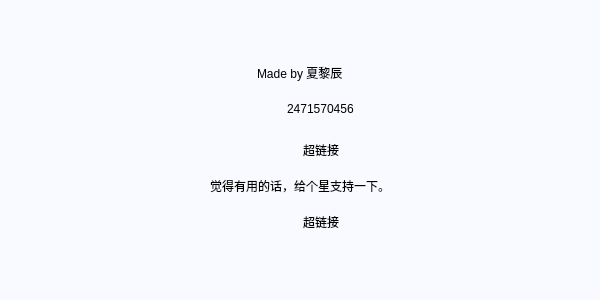
<?xml version="1.0" encoding="UTF-8"?>
<ui version="4.0">
 <class>About</class>
 <widget class="QWidget" name="About">
  <property name="geometry">
   <rect>
    <x>0</x>
    <y>0</y>
    <width>600</width>
    <height>300</height>
   </rect>
  </property>
  <property name="minimumSize">
   <size>
    <width>600</width>
    <height>300</height>
   </size>
  </property>
  <property name="maximumSize">
   <size>
    <width>600</width>
    <height>300</height>
   </size>
  </property>
  <property name="windowTitle">
   <string>Form</string>
  </property>
  <property name="styleSheet">
   <string notr="true">QWidget {
	background-color: #f9faff;
	color: black;
	font-family: 微软雅黑;
} </string>
  </property>
  <layout class="QVBoxLayout" name="verticalLayout">
   <item>
    <spacer name="verticalSpacer_4">
     <property name="orientation">
      <enum>Qt::Vertical</enum>
     </property>
     <property name="sizeHint" stdset="0">
      <size>
       <width>20</width>
       <height>27</height>
      </size>
     </property>
    </spacer>
   </item>
   <item>
    <layout class="QHBoxLayout" name="horizontalLayout_3">
     <item>
      <spacer name="horizontalSpacer_7">
       <property name="orientation">
        <enum>Qt::Horizontal</enum>
       </property>
       <property name="sizeHint" stdset="0">
        <size>
         <width>40</width>
         <height>20</height>
        </size>
       </property>
      </spacer>
     </item>
     <item>
      <widget class="QLabel" name="label">
       <property name="text">
        <string>Made by 夏黎辰</string>
       </property>
      </widget>
     </item>
     <item>
      <spacer name="horizontalSpacer_8">
       <property name="orientation">
        <enum>Qt::Horizontal</enum>
       </property>
       <property name="sizeHint" stdset="0">
        <size>
         <width>40</width>
         <height>20</height>
        </size>
       </property>
      </spacer>
     </item>
    </layout>
   </item>
   <item>
    <spacer name="verticalSpacer">
     <property name="orientation">
      <enum>Qt::Vertical</enum>
     </property>
     <property name="sizeType">
      <enum>QSizePolicy::Fixed</enum>
     </property>
     <property name="sizeHint" stdset="0">
      <size>
       <width>20</width>
       <height>5</height>
      </size>
     </property>
    </spacer>
   </item>
   <item>
    <layout class="QHBoxLayout" name="horizontalLayout">
     <item>
      <spacer name="horizontalSpacer">
       <property name="orientation">
        <enum>Qt::Horizontal</enum>
       </property>
       <property name="sizeHint" stdset="0">
        <size>
         <width>40</width>
         <height>20</height>
        </size>
       </property>
      </spacer>
     </item>
     <item>
      <widget class="QLabel" name="label_4">
       <property name="minimumSize">
        <size>
         <width>30</width>
         <height>30</height>
        </size>
       </property>
       <property name="maximumSize">
        <size>
         <width>30</width>
         <height>30</height>
        </size>
       </property>
       <property name="styleSheet">
        <string notr="true">border-image: url(:/res/QQ.png);</string>
       </property>
       <property name="text">
        <string/>
       </property>
      </widget>
     </item>
     <item>
      <spacer name="horizontalSpacer_3">
       <property name="orientation">
        <enum>Qt::Horizontal</enum>
       </property>
       <property name="sizeType">
        <enum>QSizePolicy::Fixed</enum>
       </property>
       <property name="sizeHint" stdset="0">
        <size>
         <width>5</width>
         <height>20</height>
        </size>
       </property>
      </spacer>
     </item>
     <item>
      <widget class="QLabel" name="label_3">
       <property name="text">
        <string>2471570456</string>
       </property>
      </widget>
     </item>
     <item>
      <spacer name="horizontalSpacer_2">
       <property name="orientation">
        <enum>Qt::Horizontal</enum>
       </property>
       <property name="sizeHint" stdset="0">
        <size>
         <width>40</width>
         <height>20</height>
        </size>
       </property>
      </spacer>
     </item>
    </layout>
   </item>
   <item>
    <spacer name="verticalSpacer_2">
     <property name="orientation">
      <enum>Qt::Vertical</enum>
     </property>
     <property name="sizeType">
      <enum>QSizePolicy::Fixed</enum>
     </property>
     <property name="sizeHint" stdset="0">
      <size>
       <width>20</width>
       <height>5</height>
      </size>
     </property>
    </spacer>
   </item>
   <item>
    <layout class="QHBoxLayout" name="horizontalLayout_2">
     <item>
      <spacer name="horizontalSpacer_5">
       <property name="orientation">
        <enum>Qt::Horizontal</enum>
       </property>
       <property name="sizeHint" stdset="0">
        <size>
         <width>40</width>
         <height>20</height>
        </size>
       </property>
      </spacer>
     </item>
     <item>
      <widget class="QLabel" name="label_5">
       <property name="minimumSize">
        <size>
         <width>30</width>
         <height>30</height>
        </size>
       </property>
       <property name="maximumSize">
        <size>
         <width>30</width>
         <height>30</height>
        </size>
       </property>
       <property name="styleSheet">
        <string notr="true">border-image: url(:/res/github.png);</string>
       </property>
       <property name="text">
        <string/>
       </property>
      </widget>
     </item>
     <item>
      <spacer name="horizontalSpacer_4">
       <property name="orientation">
        <enum>Qt::Horizontal</enum>
       </property>
       <property name="sizeType">
        <enum>QSizePolicy::Fixed</enum>
       </property>
       <property name="sizeHint" stdset="0">
        <size>
         <width>5</width>
         <height>20</height>
        </size>
       </property>
      </spacer>
     </item>
     <item>
      <widget class="QLabel" name="label_6">
       <property name="text">
        <string>超链接</string>
       </property>
      </widget>
     </item>
     <item>
      <spacer name="horizontalSpacer_6">
       <property name="orientation">
        <enum>Qt::Horizontal</enum>
       </property>
       <property name="sizeHint" stdset="0">
        <size>
         <width>40</width>
         <height>20</height>
        </size>
       </property>
      </spacer>
     </item>
    </layout>
   </item>
   <item>
    <spacer name="verticalSpacer_5">
     <property name="orientation">
      <enum>Qt::Vertical</enum>
     </property>
     <property name="sizeType">
      <enum>QSizePolicy::Fixed</enum>
     </property>
     <property name="sizeHint" stdset="0">
      <size>
       <width>20</width>
       <height>5</height>
      </size>
     </property>
    </spacer>
   </item>
   <item>
    <layout class="QHBoxLayout" name="horizontalLayout_5">
     <item>
      <spacer name="horizontalSpacer_12">
       <property name="orientation">
        <enum>Qt::Horizontal</enum>
       </property>
       <property name="sizeHint" stdset="0">
        <size>
         <width>40</width>
         <height>20</height>
        </size>
       </property>
      </spacer>
     </item>
     <item>
      <widget class="QLabel" name="label_2">
       <property name="text">
        <string>觉得有用的话，给个星支持一下。</string>
       </property>
      </widget>
     </item>
     <item>
      <spacer name="horizontalSpacer_13">
       <property name="orientation">
        <enum>Qt::Horizontal</enum>
       </property>
       <property name="sizeHint" stdset="0">
        <size>
         <width>40</width>
         <height>20</height>
        </size>
       </property>
      </spacer>
     </item>
    </layout>
   </item>
   <item>
    <spacer name="verticalSpacer_6">
     <property name="orientation">
      <enum>Qt::Vertical</enum>
     </property>
     <property name="sizeType">
      <enum>QSizePolicy::Fixed</enum>
     </property>
     <property name="sizeHint" stdset="0">
      <size>
       <width>20</width>
       <height>5</height>
      </size>
     </property>
    </spacer>
   </item>
   <item>
    <layout class="QHBoxLayout" name="horizontalLayout_4">
     <item>
      <spacer name="horizontalSpacer_9">
       <property name="orientation">
        <enum>Qt::Horizontal</enum>
       </property>
       <property name="sizeHint" stdset="0">
        <size>
         <width>40</width>
         <height>20</height>
        </size>
       </property>
      </spacer>
     </item>
     <item>
      <widget class="QLabel" name="label_7">
       <property name="minimumSize">
        <size>
         <width>30</width>
         <height>30</height>
        </size>
       </property>
       <property name="maximumSize">
        <size>
         <width>30</width>
         <height>30</height>
        </size>
       </property>
       <property name="styleSheet">
        <string notr="true">border-image: url(:/res/github.png);</string>
       </property>
       <property name="text">
        <string/>
       </property>
      </widget>
     </item>
     <item>
      <spacer name="horizontalSpacer_10">
       <property name="orientation">
        <enum>Qt::Horizontal</enum>
       </property>
       <property name="sizeType">
        <enum>QSizePolicy::Fixed</enum>
       </property>
       <property name="sizeHint" stdset="0">
        <size>
         <width>5</width>
         <height>20</height>
        </size>
       </property>
      </spacer>
     </item>
     <item>
      <widget class="QLabel" name="label_8">
       <property name="text">
        <string>超链接</string>
       </property>
      </widget>
     </item>
     <item>
      <spacer name="horizontalSpacer_11">
       <property name="orientation">
        <enum>Qt::Horizontal</enum>
       </property>
       <property name="sizeHint" stdset="0">
        <size>
         <width>40</width>
         <height>20</height>
        </size>
       </property>
      </spacer>
     </item>
    </layout>
   </item>
   <item>
    <spacer name="verticalSpacer_3">
     <property name="orientation">
      <enum>Qt::Vertical</enum>
     </property>
     <property name="sizeHint" stdset="0">
      <size>
       <width>20</width>
       <height>27</height>
      </size>
     </property>
    </spacer>
   </item>
  </layout>
 </widget>
 <resources/>
 <connections/>
</ui>
